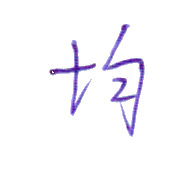
%> input picture 3/database/base_1_50_3.bmp, 189 x 189 px
$ octave FindRegion.m   (GNU Octave 9; MATLAB toolbox functions it lacks are replaced by stand-ins)
%> lines starting %> are read from the running program, lines starting %| are printed output that depends on the picture; in (x1, y1, x2, y2) boxes, pixels count from 0 and x2, y2 are one past the last pixel; in counts of white or black regions, pixels touching at a corner belong together; the program's own positions count from 1

% ====== Debug ======
B = double(imread('../3/database/base_1_50_3.bmp'));
B = 0.299 .* B(:, :, 1) + 0.587 .* B(:, :, 2) + 0.114 .* B(:, :, 3);
%> B: size 189x189 double
B(B > 220) = 255;   B(B <= 220) = 1;    B(B == 255) = 0;
%> after `B(B > 220) = 255`: B: size 189x189 double; min 37.63, max 255, mean 248.6; mean of the top-left, top-right, bottom-left and bottom-right quarters 247.2, 244.7, 252.9, 249.6
%> after `B(B <= 220) = 1`:
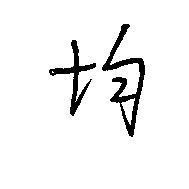
%> B: size 189x189 double; values 1 (black) and 255 (white), 94.7% white; 2 black regions, box (x1, y1, x2, y2) and area: (102, 24, 145, 137) 1179, (49, 40, 96, 116) 715

Ref = double(imread('/Users/chenqian/Desktop/CharVER/3_30pt/song.png'));
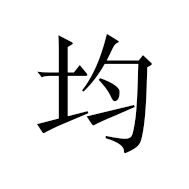
%> input picture 3_30pt/song.png, 189 x 189 px
%> Ref: size 189x189x3 double; min 0, max 255, mean 231.8; mean of the top-left, top-right, bottom-left and bottom-right quarters 233, 227.8, 239, 227.4
Ref = 0.299 .* Ref(:, :, 1) + 0.587 .* Ref(:, :, 2) + 0.114 .* Ref(:, :, 3);
%> Ref: size 189x189 double
Ref(Ref > 220) = 255;   Ref(Ref <= 220) = 1;    Ref(Ref == 255) = 0;
%> after `Ref(Ref > 220) = 255`: Ref: size 189x189 double; min 0, max 255, mean 231.9
%> after `Ref(Ref <= 220) = 1`:
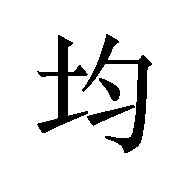
%> Ref: size 189x189 double; values 1 (black) and 255 (white), 89.8% white; 4 black regions, box (x1, y1, x2, y2) and area: (82, 34, 152, 153) 1707, (37, 35, 88, 133) 1379, (87, 105, 135, 126) 333, (99, 78, 120, 101) 228
% ===================

Bo = B;
Refo = Ref;


Components = cell(1, 10);
i = 1;

while(sum(B, 'all') ~= 0)
    [Region, B] = region(B, i);
    Components{i} = Region;
    i = i + 1;
end
%> this loop made 2 passes
%> (row in region, col in region, i) on passes 1 to 2: (189, 189, 2), (189, 189, 3)
%> after the loop, Components = 10 items

Components_Ref = cell(1, 10);
i = 1;

while(sum(Ref, 'all') ~= 0)
    [Region, Ref] = region(Ref, i);
    Components_Ref{i} = Region;
    i = i + 1;
end
%> this loop made 4 passes
%> pass 1, `[Region, Ref] = region(Ref, i);`:
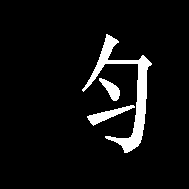
%> Ref: size 189x189 double; values 0 (black) and 1 (white), 6.3% white; 3 white regions, box (x1, y1, x2, y2) and area: (82, 34, 152, 153) 1707, (87, 105, 135, 126) 333, (99, 78, 120, 101) 228
%> after the loop:
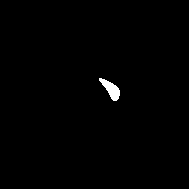
%> Region: size 189x189 double; values 0 (black) and 4 (white), 0.64% white; 1 white region, box (x1, y1, x2, y2) and area: (99, 78, 120, 101) 228
%> after the loop, Components_Ref = 10 items

Components = Components(~cellfun('isempty',Components));
%> Components = 2 items
Components_Ref = Components_Ref(~cellfun('isempty',Components_Ref));
%> Components_Ref = 4 items


inputRegionNumber = size(Components, 2);
%> inputRegionNumber = 2
refRegionNumber = size(Components_Ref, 2);
%> refRegionNumber = 4


NormB = zeros(101, 101);
for i = 1:inputRegionNumber
    [m, n] = find(Components{i});

    [m_new, n_new] = NormLocation(Bo, m, n);
    m_new = round(m_new);
    n_new = round(n_new);


    for j = 1:length(m_new)
        NormB(m_new(j) + 51, n_new(j) + 51) = i;
    end
end
%> this loop made 2 passes
%> (m1 in NormLocation, m2 in NormLocation, n1 in NormLocation, n2 in NormLocation, m_o in NormLocation, n_o in NormLocation, d in NormLocation, size in NormLocation) on passes 1 to 2: (25, 137, 50, 145, 81, 97.5, 113, 715), (25, 137, 50, 145, 81, 97.5, 113, 1179)
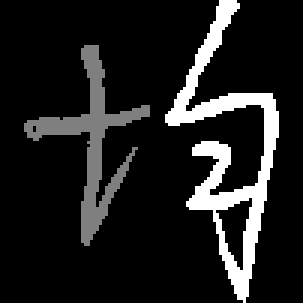
%> NormB: size 101x101 double (shown 3 times larger); min 0, max 2, mean 0.245; drawn with min black and max white

NormRef = zeros(101, 101);
for i = 1:refRegionNumber
    [m, n] = find(Components_Ref{i});

    [m_new, n_new] = NormLocation(Refo, m, n);
    m_new = round(m_new);
    n_new = round(n_new);


    for j = 1:length(m_new)
        NormRef(m_new(j) + 51, n_new(j) + 51) = i;
    end
end
%> this loop made 4 passes
%> size in NormLocation on passes 1 to 4: 1379, 1707, 333, 228
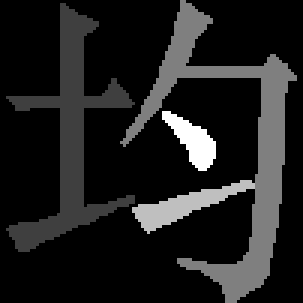
%> NormRef: size 101x101 double (shown 3 times larger); min 0, max 4, mean 0.483; drawn with min black and max white


NormBRegion = NormB;
NormRefRegion = NormRef;

while sum((NormBRegion == 0), 'all') ~= 0
    NormBRegion = dilation(NormBRegion);
end
%> this loop made 27 passes
while sum((NormRefRegion == 0), 'all') ~= 0
    NormRefRegion = dilation(NormRefRegion);
end
%> this loop made 21 passes


% side area


% input to reference


% reference to input


% side: height/width


% central of the side


function [Region, B] = region(B, number)

    [x, y] = find(B);
    B(x(1), y(1)) = 100;
    [row,col] = size(B);


    prevsum = 0; currentsum = 1;


    while prevsum ~= currentsum
        prevsum = sum(B, 'all');
        for i = 2:row - 1
            for j = 2:col - 1
                if B(i, j) == 1
                    B(i, j) = max(max(B(i-1:i+1, j-1:j+1)));
                end
                if B(j, i) == 1
                    B(j, i) = max(max(B(j-1:j+1, i-1:i+1)));
                end
                if B(row + 1 - i, col + 1 - j) == 1
                    B(row + 1 - i, col + 1 - j) = max(max(B(row - i:row + 2 - i, col - j:col + 2 - j)));
                end
                if B(col + 1 - j, row + 1 - i) == 1
                    B(col + 1 - j, row + 1 - i) = max(max(B(col - j:col + 2 - j, row - i:row + 2 - i)));
                end
            end
        end
        currentsum = sum(B, 'all');
    end

    Region = zeros(row, col);
    Region(B == 100) = number;

%     figure; image(Region * 255);
%     colormap(gray(256));

    B(B == 100) = 0;
end
function [m_new, n_new] = NormLocation(B, m, n)
    % Find m1, m2

    M = find(sum(B, 2));
    m1 = M(1); m2 = M(end);

    % Find n1, n2

    N = find(sum(B));
    n1 = N(1); n2 = N(end);

    % m_o, n_o

    m_o = (m1 + m2)/2;  n_o = (n1 + n2)/2;
    d = max(m2-m1, n2-n1) + 1;

    % m_new, n_new

    size = length(m);
    m_new = zeros(1, size);
    n_new = zeros(1, size);

    for i = 1:size
        m_new(i) = (m(i)-m_o)/d*100;
        n_new(i) = (n(i)-n_o)/d*100;
    end

end
function newB = dilation(B)
    newB = B;
    [row,col] = size(B);

    for i = 2:row - 1
        for j =2:col - 1
            if B(i, j) == 0
                newB(i, j) = max(max(B(i-1:i+1, j-1:j+1)));
            end
        end
    end

    for j = 2:col - 1
        if B(1, j) == 0
            newB(1, j) = max(max(B(1:2, j-1:j+1)));
        end
        if B(row, j) == 0
            newB(row, j) = max(max(B(row-1:row, j-1:j+1)));
        end
    end

    for i = 2:row - 1
        if B(i, 1) == 0
            newB(i, 1) = max(max(B(i-1:i+1, 1:2)));
        end
        if B(i, col) == 0
            newB(i, col) = max(max(B(i-1:i+1, col-1:col)));
        end
    end

    newB(1, 1) = max(max(B(1:2, 1:2)));
    newB(1, col) = max(max(B(1:2, col-1:col)));
    newB(row, 1) = max(max(B(row-1:row, 1:2)));
    newB(row, col) = max(max(row-1:row, col-1:col));
end
